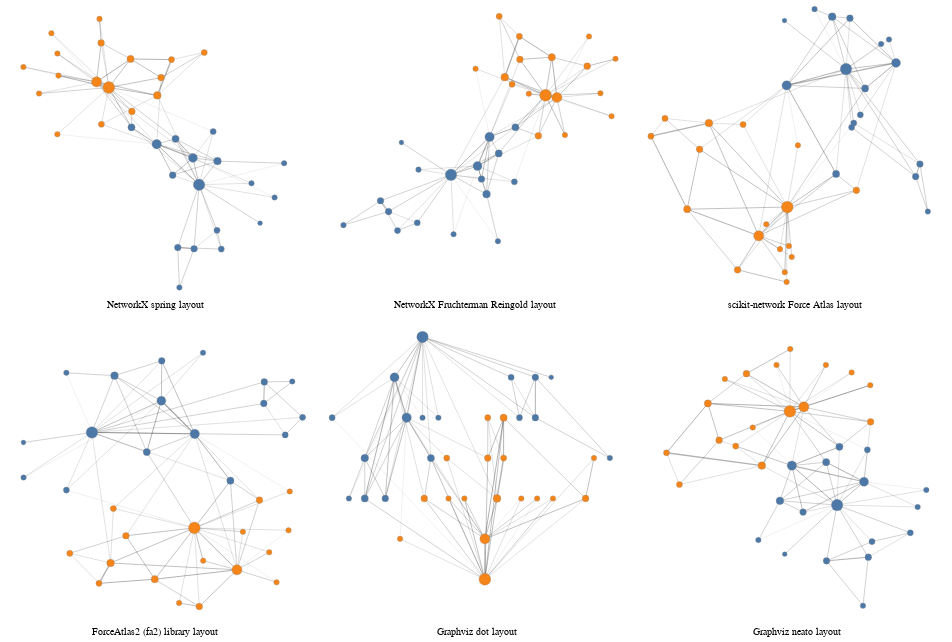

Notebook cell for this chart:
### Markdown cell above
Finally, iterate over the layouts, and render the corresponding graphs
in a grid with the specified number of columns.

### Code cell
from functools import reduce

cols = 3
res = None

for row in range((1+len(layout_fns)) // cols):
    row_charts = [
        chart_for_layout(layout_fns[i], captions[i])
        for i in range(row * cols, min((row+1) * cols, len(layout_fns)))
    ]
    row_chart = reduce(
        lambda a, x: a | x, row_charts[1:], row_charts[0]
    )

    res = row_chart if res is None else res & row_chart

res.configure_view(strokeWidth=0)

### Figure 1 — Vega-Lite specification as saved in the notebook (floating-point values rounded to 4 significant figures; data arrays with more than 128 entries replaced by an {"elided": "..."} marker saying what was removed)
{"$schema": "https://vega.github.io/schema/vega-lite/v5.8.0.json", "config": {"view": {"continuousHeight": 300, "continuousWidth": 300, "strokeWidth": 0}}, "datasets": {"data-1859e08d4d681f2eea058e26247f564e": [{"__node_r": 5.752, "__node_size": 132.4, "club": "Mr. Hi", "degree_centrality": 0.4848, "x": 109.1, "y": 108.6}, {"__node_r": 4.513, "__node_size": 81.45, "club": "Mr. Hi", "degree_centrality": 0.2727, "x": 83.02, "y": 93.76}, {"__node_r": 4.71, "__node_size": 88.73, "club": "Mr. Hi", "degree_centrality": 0.303, "x": 94.34, "y": 78.95}, {"__node_r": 3.861, "__node_size": 59.64, "club": "Mr. Hi", "degree_centrality": 0.1818, "x": 55.25, "y": 64.14}, {"__node_r": 3.075, "__node_size": 37.82, "club": "Mr. Hi", "degree_centrality": 0.09091, "x": 191.8, "y": 93.76}, {"__node_r": 3.357, "__node_size": 45.09, "club": "Mr. Hi", "degree_centrality": 0.1212, "x": 214.5, "y": 93.76}, {"__node_r": 3.357, "__node_size": 45.09, "club": "Mr. Hi", "degree_centrality": 0.1212, "x": 214.5, "y": 78.95}, {"__node_r": 3.357, "__node_size": 45.09, "club": "Mr. Hi", "degree_centrality": 0.1212, "x": 74.38, "y": 49.33}, {"__node_r": 3.618, "__node_size": 52.36, "club": "Mr. Hi", "degree_centrality": 0.1515, "x": 117.0, "y": 64.14}, {"__node_r": 2.763, "__node_size": 30.55, "club": "Officer", "degree_centrality": 0.06061, "x": 88.17, "y": 34.51}, {"__node_r": 3.075, "__node_size": 37.82, "club": "Mr. Hi", "degree_centrality": 0.09091, "x": 199.7, "y": 78.95}, {"__node_r": 2.412, "__node_size": 23.27, "club": "Mr. Hi", "degree_centrality": 0.0303, "x": 229.3, "y": 93.76}, {"__node_r": 2.763, "__node_size": 30.55, "club": "Mr. Hi", "degree_centrality": 0.06061, "x": 40.44, "y": 49.33}, {"__node_r": 3.618, "__node_size": 52.36, "club": "Mr. Hi", "degree_centrality": 0.1515, "x": 55.25, "y": 49.33}, {"__node_r": 2.763, "__node_size": 30.55, "club": "Officer", "degree_centrality": 0.06061, "x": 133.4, "y": 49.33}, {"__node_r": 2.763, "__node_size": 30.55, "club": "Officer", "degree_centrality": 0.06061, "x": 148.2, "y": 49.33}, {"__node_r": 2.763, "__node_size": 30.55, "club": "Mr. Hi", "degree_centrality": 0.06061, "x": 284, "y": 64.14}, {"__node_r": 2.763, "__node_size": 30.55, "club": "Mr. Hi", "degree_centrality": 0.06061, "x": 109.1, "y": 78.95}, {"__node_r": 2.763, "__node_size": 30.55, "club": "Officer", "degree_centrality": 0.06061, "x": 201.3, "y": 49.33}, {"__node_r": 3.075, "__node_size": 37.82, "club": "Mr. Hi", "degree_centrality": 0.09091, "x": 24.81, "y": 78.95}, {"__node_r": 2.763, "__node_size": 30.55, "club": "Officer", "degree_centrality": 0.06061, "x": 216.1, "y": 49.33}, {"__node_r": 2.763, "__node_size": 30.55, "club": "Mr. Hi", "degree_centrality": 0.06061, "x": 124.0, "y": 78.95}, {"__node_r": 2.763, "__node_size": 30.55, "club": "Officer", "degree_centrality": 0.06061, "x": 230.9, "y": 49.33}, {"__node_r": 3.618, "__node_size": 52.36, "club": "Officer", "degree_centrality": 0.1515, "x": 184.8, "y": 78.95}, {"__node_r": 3.075, "__node_size": 37.82, "club": "Officer", "degree_centrality": 0.09091, "x": 170.0, "y": 78.95}, {"__node_r": 3.075, "__node_size": 37.82, "club": "Officer", "degree_centrality": 0.09091, "x": 184.8, "y": 64.14}, {"__node_r": 2.763, "__node_size": 30.55, "club": "Officer", "degree_centrality": 0.06061, "x": 269.2, "y": 64.14}, {"__node_r": 3.357, "__node_size": 45.09, "club": "Officer", "degree_centrality": 0.1212, "x": 170.0, "y": 64.14}, {"__node_r": 3.075, "__node_size": 37.82, "club": "Officer", "degree_centrality": 0.09091, "x": 131.8, "y": 64.14}, {"__node_r": 3.357, "__node_size": 45.09, "club": "Officer", "degree_centrality": 0.1212, "x": 261.4, "y": 49.33}, {"__node_r": 3.357, "__node_size": 45.09, "club": "Officer", "degree_centrality": 0.1212, "x": 110.8, "y": 49.33}, {"__node_r": 3.861, "__node_size": 59.64, "club": "Officer", "degree_centrality": 0.1818, "x": 178.7, "y": 49.33}, {"__node_r": 5.081, "__node_size": 103.3, "club": "Officer", "degree_centrality": 0.3636, "x": 167.4, "y": 34.51}, {"__node_r": 5.908, "__node_size": 139.6, "club": "Officer", "degree_centrality": 0.5152, "x": 167.4, "y": 19.7}], "data-19cd25a2cb1af9f15029b7f687f86521": [{"__node_r": 5.752, "__node_size": 132.4, "club": "Mr. Hi", "degree_centrality": 0.4848, "x": 75.34, "y": 200.6}, {"__node_r": 4.513, "__node_size": 81.45, "club": "Mr. Hi", "degree_centrality": 0.2727, "x": 135.5, "y": 232.3}, {"__node_r": 4.71, "__node_size": 88.73, "club": "Mr. Hi", "degree_centrality": 0.303, "x": 164.4, "y": 199.1}, {"__node_r": 3.861, "__node_size": 59.64, "club": "Mr. Hi", "degree_centrality": 0.1818, "x": 94.91, "y": 257.4}, {"__node_r": 3.075, "__node_size": 37.82, "club": "Mr. Hi", "degree_centrality": 0.09091, "x": 242.8, "y": 198.1}, {"__node_r": 3.357, "__node_size": 45.09, "club": "Mr. Hi", "degree_centrality": 0.1212, "x": 224.7, "y": 251.1}, {"__node_r": 3.357, "__node_size": 45.09, "club": "Mr. Hi", "degree_centrality": 0.1212, "x": 224.3, "y": 229.6}, {"__node_r": 3.357, "__node_size": 45.09, "club": "Mr. Hi", "degree_centrality": 0.1212, "x": 135.9, "y": 272.1}, {"__node_r": 3.618, "__node_size": 52.36, "club": "Mr. Hi", "degree_centrality": 0.1515, "x": 195.4, "y": 152.3}, {"__node_r": 2.763, "__node_size": 30.55, "club": "Officer", "degree_centrality": 0.06061, "x": 246.8, "y": 141.6}, {"__node_r": 3.075, "__node_size": 37.82, "club": "Mr. Hi", "degree_centrality": 0.09091, "x": 257.9, "y": 215.7}, {"__node_r": 2.412, "__node_size": 23.27, "club": "Mr. Hi", "degree_centrality": 0.0303, "x": 16, "y": 190.5}, {"__node_r": 2.763, "__node_size": 30.55, "club": "Mr. Hi", "degree_centrality": 0.06061, "x": 53.19, "y": 260.1}, {"__node_r": 3.618, "__node_size": 52.36, "club": "Mr. Hi", "degree_centrality": 0.1515, "x": 122.9, "y": 181.0}, {"__node_r": 2.763, "__node_size": 30.55, "club": "Officer", "degree_centrality": 0.06061, "x": 229.0, "y": 80.78}, {"__node_r": 2.763, "__node_size": 30.55, "club": "Officer", "degree_centrality": 0.06061, "x": 171.8, "y": 72.35}, {"__node_r": 2.763, "__node_size": 30.55, "club": "Mr. Hi", "degree_centrality": 0.06061, "x": 249.0, "y": 251.5}, {"__node_r": 2.763, "__node_size": 30.55, "club": "Mr. Hi", "degree_centrality": 0.06061, "x": 16.1, "y": 155.5}, {"__node_r": 2.763, "__node_size": 30.55, "club": "Officer", "degree_centrality": 0.06061, "x": 245.7, "y": 102.7}, {"__node_r": 3.075, "__node_size": 37.82, "club": "Mr. Hi", "degree_centrality": 0.09091, "x": 53.21, "y": 142.9}, {"__node_r": 2.763, "__node_size": 30.55, "club": "Officer", "degree_centrality": 0.06061, "x": 235.4, "y": 50.69}, {"__node_r": 2.763, "__node_size": 30.55, "club": "Mr. Hi", "degree_centrality": 0.06061, "x": 171.6, "y": 280.3}, {"__node_r": 2.763, "__node_size": 30.55, "club": "Officer", "degree_centrality": 0.06061, "x": 206.2, "y": 101.2}, {"__node_r": 3.618, "__node_size": 52.36, "club": "Officer", "degree_centrality": 0.1515, "x": 129.8, "y": 53.76}, {"__node_r": 3.075, "__node_size": 37.82, "club": "Officer", "degree_centrality": 0.09091, "x": 56.16, "y": 79.69}, {"__node_r": 3.075, "__node_size": 37.82, "club": "Officer", "degree_centrality": 0.09091, "x": 81.46, "y": 49.67}, {"__node_r": 2.763, "__node_size": 30.55, "club": "Officer", "degree_centrality": 0.06061, "x": 150.9, "y": 30.05}, {"__node_r": 3.357, "__node_size": 45.09, "club": "Officer", "degree_centrality": 0.1212, "x": 104.8, "y": 97.24}, {"__node_r": 3.075, "__node_size": 37.82, "club": "Officer", "degree_centrality": 0.09091, "x": 93.95, "y": 124.5}, {"__node_r": 3.357, "__node_size": 45.09, "club": "Officer", "degree_centrality": 0.1212, "x": 168.4, "y": 26.5}, {"__node_r": 3.357, "__node_size": 45.09, "club": "Officer", "degree_centrality": 0.1212, "x": 220.6, "y": 132.9}, {"__node_r": 3.861, "__node_size": 59.64, "club": "Officer", "degree_centrality": 0.1818, "x": 91.48, "y": 70.01}, {"__node_r": 5.081, "__node_size": 103.3, "club": "Officer", "degree_centrality": 0.3636, "x": 201.0, "y": 63.17}, {"__node_r": 5.908, "__node_size": 139.6, "club": "Officer", "degree_centrality": 0.5152, "x": 164.2, "y": 105.1}], "data-2a2e019ca7cf8d73fb14fa870c3a3692": [{"__node_r": 5.752, "__node_size": 132.4, "club": "Mr. Hi", "degree_centrality": 0.4848, "x": 109.2, "y": 113.7}, {"__node_r": 4.513, "__node_size": 81.45, "club": "Mr. Hi", "degree_centrality": 0.2727, "x": 132.2, "y": 121.4}, {"__node_r": 4.71, "__node_size": 88.73, "club": "Mr. Hi", "degree_centrality": 0.303, "x": 142.7, "y": 146.6}, {"__node_r": 3.861, "__node_size": 59.64, "club": "Mr. Hi", "degree_centrality": 0.1818, "x": 140.0, "y": 96.93}, {"__node_r": 3.075, "__node_size": 37.82, "club": "Mr. Hi", "degree_centrality": 0.09091, "x": 79.95, "y": 72.16}, {"__node_r": 3.357, "__node_size": 45.09, "club": "Mr. Hi", "degree_centrality": 0.1212, "x": 48.11, "y": 91.22}, {"__node_r": 3.357, "__node_size": 45.09, "club": "Mr. Hi", "degree_centrality": 0.1212, "x": 55.11, "y": 81.88}, {"__node_r": 3.357, "__node_size": 45.09, "club": "Mr. Hi", "degree_centrality": 0.1212, "x": 135.6, "y": 110.1}, {"__node_r": 3.618, "__node_size": 52.36, "club": "Mr. Hi", "degree_centrality": 0.1515, "x": 165.0, "y": 154.9}, {"__node_r": 2.763, "__node_size": 30.55, "club": "Officer", "degree_centrality": 0.06061, "x": 130.5, "y": 205.7}, {"__node_r": 3.075, "__node_size": 37.82, "club": "Mr. Hi", "degree_centrality": 0.09091, "x": 62.85, "y": 65.35}, {"__node_r": 2.412, "__node_size": 23.27, "club": "Mr. Hi", "degree_centrality": 0.0303, "x": 66.23, "y": 141.7}, {"__node_r": 2.763, "__node_size": 30.55, "club": "Mr. Hi", "degree_centrality": 0.06061, "x": 149.9, "y": 56.18}, {"__node_r": 3.618, "__node_size": 52.36, "club": "Mr. Hi", "degree_centrality": 0.1515, "x": 150.6, "y": 132.2}, {"__node_r": 2.763, "__node_size": 30.55, "club": "Officer", "degree_centrality": 0.06061, "x": 176.7, "y": 183.9}, {"__node_r": 2.763, "__node_size": 30.55, "club": "Officer", "degree_centrality": 0.06061, "x": 207.9, "y": 148.1}, {"__node_r": 2.763, "__node_size": 30.55, "club": "Mr. Hi", "degree_centrality": 0.06061, "x": 16, "y": 70.08}, {"__node_r": 2.763, "__node_size": 30.55, "club": "Mr. Hi", "degree_centrality": 0.06061, "x": 111.4, "y": 62.16}, {"__node_r": 2.763, "__node_size": 30.55, "club": "Officer", "degree_centrality": 0.06061, "x": 228.8, "y": 233.7}, {"__node_r": 3.075, "__node_size": 37.82, "club": "Mr. Hi", "degree_centrality": 0.09091, "x": 164.1, "y": 107.7}, {"__node_r": 2.763, "__node_size": 30.55, "club": "Officer", "degree_centrality": 0.06061, "x": 248.3, "y": 164.5}, {"__node_r": 2.763, "__node_size": 30.55, "club": "Mr. Hi", "degree_centrality": 0.06061, "x": 81.02, "y": 118.2}, {"__node_r": 2.763, "__node_size": 30.55, "club": "Officer", "degree_centrality": 0.06061, "x": 238.7, "y": 184.4}, {"__node_r": 3.618, "__node_size": 52.36, "club": "Officer", "degree_centrality": 0.1515, "x": 196.6, "y": 215.6}, {"__node_r": 3.075, "__node_size": 37.82, "club": "Officer", "degree_centrality": 0.09091, "x": 151.0, "y": 251.0}, {"__node_r": 3.075, "__node_size": 37.82, "club": "Officer", "degree_centrality": 0.09091, "x": 168.5, "y": 233.7}, {"__node_r": 2.763, "__node_size": 30.55, "club": "Officer", "degree_centrality": 0.06061, "x": 251.8, "y": 214.2}, {"__node_r": 3.357, "__node_size": 45.09, "club": "Officer", "degree_centrality": 0.1212, "x": 168.9, "y": 213.7}, {"__node_r": 3.075, "__node_size": 37.82, "club": "Officer", "degree_centrality": 0.09091, "x": 162.1, "y": 192.2}, {"__node_r": 3.357, "__node_size": 45.09, "club": "Officer", "degree_centrality": 0.1212, "x": 227.3, "y": 207.8}, {"__node_r": 3.357, "__node_size": 45.09, "club": "Officer", "degree_centrality": 0.1212, "x": 184.9, "y": 147.5}, {"__node_r": 3.861, "__node_size": 59.64, "club": "Officer", "degree_centrality": 0.1818, "x": 155.8, "y": 198.3}, {"__node_r": 5.081, "__node_size": 103.3, "club": "Officer", "degree_centrality": 0.3636, "x": 201.0, "y": 180.7}, {"__node_r": 5.908, "__node_size": 139.6, "club": "Officer", "degree_centrality": 0.5152, "x": 191.2, "y": 182.6}], "data-3421c71d1f82e13ff4e4827f52438cee": {"elided": "156 records"}, "data-447c792c61bffbee459a3810625c0c72": [{"__node_r": 5.752, "__node_size": 132.4, "club": "Mr. Hi", "degree_centrality": 0.4848, "x": 176.4, "y": 105.1}, {"__node_r": 4.513, "__node_size": 81.45, "club": "Mr. Hi", "degree_centrality": 0.2727, "x": 172.7, "y": 128.3}, {"__node_r": 4.71, "__node_size": 88.73, "club": "Mr. Hi", "degree_centrality": 0.303, "x": 151.0, "y": 140.2}, {"__node_r": 3.861, "__node_size": 59.64, "club": "Mr. Hi", "degree_centrality": 0.1818, "x": 187.5, "y": 125.6}, {"__node_r": 3.075, "__node_size": 37.82, "club": "Mr. Hi", "degree_centrality": 0.09091, "x": 187.2, "y": 65.55}, {"__node_r": 3.357, "__node_size": 45.09, "club": "Mr. Hi", "degree_centrality": 0.1212, "x": 163.7, "y": 50.69}, {"__node_r": 3.357, "__node_size": 45.09, "club": "Mr. Hi", "degree_centrality": 0.1212, "x": 173.5, "y": 49.61}, {"__node_r": 3.357, "__node_size": 45.09, "club": "Mr. Hi", "degree_centrality": 0.1212, "x": 160.6, "y": 113.4}, {"__node_r": 3.618, "__node_size": 52.36, "club": "Mr. Hi", "degree_centrality": 0.1515, "x": 135.9, "y": 154.8}, {"__node_r": 2.763, "__node_size": 30.55, "club": "Officer", "degree_centrality": 0.06061, "x": 91.42, "y": 148.8}, {"__node_r": 3.075, "__node_size": 37.82, "club": "Mr. Hi", "degree_centrality": 0.09091, "x": 189.8, "y": 49.34}, {"__node_r": 2.412, "__node_size": 23.27, "club": "Mr. Hi", "degree_centrality": 0.0303, "x": 213.1, "y": 71.76}, {"__node_r": 2.763, "__node_size": 30.55, "club": "Mr. Hi", "degree_centrality": 0.06061, "x": 227.5, "y": 123.8}, {"__node_r": 3.618, "__node_size": 52.36, "club": "Mr. Hi", "degree_centrality": 0.1515, "x": 162.3, "y": 144.9}, {"__node_r": 2.763, "__node_size": 30.55, "club": "Officer", "degree_centrality": 0.06061, "x": 91.44, "y": 218.8}, {"__node_r": 2.763, "__node_size": 30.55, "club": "Officer", "degree_centrality": 0.06061, "x": 92.09, "y": 199.7}, {"__node_r": 2.763, "__node_size": 30.55, "club": "Mr. Hi", "degree_centrality": 0.06061, "x": 164.6, "y": 16}, {"__node_r": 2.763, "__node_size": 30.55, "club": "Mr. Hi", "degree_centrality": 0.06061, "x": 221.8, "y": 94.04}, {"__node_r": 2.763, "__node_size": 30.55, "club": "Officer", "degree_centrality": 0.06061, "x": 87.84, "y": 236.3}, {"__node_r": 3.075, "__node_size": 37.82, "club": "Mr. Hi", "degree_centrality": 0.09091, "x": 184.9, "y": 151.2}, {"__node_r": 2.763, "__node_size": 30.55, "club": "Officer", "degree_centrality": 0.06061, "x": 71.05, "y": 207.1}, {"__node_r": 2.763, "__node_size": 30.55, "club": "Mr. Hi", "degree_centrality": 0.06061, "x": 207.9, "y": 106.4}, {"__node_r": 2.763, "__node_size": 30.55, "club": "Officer", "degree_centrality": 0.06061, "x": 80.44, "y": 184.1}, {"__node_r": 3.618, "__node_size": 52.36, "club": "Officer", "degree_centrality": 0.1515, "x": 135.3, "y": 214.1}, {"__node_r": 3.075, "__node_size": 37.82, "club": "Officer", "degree_centrality": 0.09091, "x": 179.5, "y": 219.7}, {"__node_r": 3.075, "__node_size": 37.82, "club": "Officer", "degree_centrality": 0.09091, "x": 159.9, "y": 213.6}, {"__node_r": 2.763, "__node_size": 30.55, "club": "Officer", "degree_centrality": 0.06061, "x": 116.7, "y": 248.8}, {"__node_r": 3.357, "__node_size": 45.09, "club": "Officer", "degree_centrality": 0.1212, "x": 153.6, "y": 198.0}, {"__node_r": 3.075, "__node_size": 37.82, "club": "Officer", "degree_centrality": 0.09091, "x": 117.8, "y": 157.5}, {"__node_r": 3.357, "__node_size": 45.09, "club": "Officer", "degree_centrality": 0.1212, "x": 117.7, "y": 228.0}, {"__node_r": 3.357, "__node_size": 45.09, "club": "Officer", "degree_centrality": 0.1212, "x": 136.1, "y": 168.6}, {"__node_r": 3.861, "__node_size": 59.64, "club": "Officer", "degree_centrality": 0.1818, "x": 151.4, "y": 182.5}, {"__node_r": 5.081, "__node_size": 103.3, "club": "Officer", "degree_centrality": 0.3636, "x": 114.9, "y": 194.2}, {"__node_r": 5.908, "__node_size": 139.6, "club": "Officer", "degree_centrality": 0.5152, "x": 122.3, "y": 189.4}], "data-582eec9189bc878bdf12428f598ec301": [{"__node_r": 5.752, "__node_size": 132.4, "club": "Mr. Hi", "degree_centrality": 0.4848, "x": 146.7, "y": 127.9}, {"__node_r": 4.513, "__node_size": 81.45, "club": "Mr. Hi", "degree_centrality": 0.2727, "x": 164.7, "y": 151.2}, {"__node_r": 4.71, "__node_size": 88.73, "club": "Mr. Hi", "degree_centrality": 0.303, "x": 116.6, "y": 167.4}, {"__node_r": 3.861, "__node_size": 59.64, "club": "Mr. Hi", "degree_centrality": 0.1818, "x": 108.6, "y": 132.2}, {"__node_r": 3.075, "__node_size": 37.82, "club": "Mr. Hi", "degree_centrality": 0.09091, "x": 195.5, "y": 100.2}, {"__node_r": 3.357, "__node_size": 45.09, "club": "Mr. Hi", "degree_centrality": 0.1212, "x": 139.7, "y": 72.13}, {"__node_r": 3.357, "__node_size": 45.09, "club": "Mr. Hi", "degree_centrality": 0.1212, "x": 167.5, "y": 75.81}, {"__node_r": 3.357, "__node_size": 45.09, "club": "Mr. Hi", "degree_centrality": 0.1212, "x": 124.0, "y": 120.9}, {"__node_r": 3.618, "__node_size": 52.36, "club": "Mr. Hi", "degree_centrality": 0.1515, "x": 148.3, "y": 186.2}, {"__node_r": 2.763, "__node_size": 30.55, "club": "Officer", "degree_centrality": 0.06061, "x": 90.49, "y": 205.5}, {"__node_r": 3.075, "__node_size": 37.82, "club": "Mr. Hi", "degree_centrality": 0.09091, "x": 170.0, "y": 91.43}, {"__node_r": 2.412, "__node_size": 23.27, "club": "Mr. Hi", "degree_centrality": 0.0303, "x": 111.8, "y": 78.84}, {"__node_r": 2.763, "__node_size": 30.55, "club": "Mr. Hi", "degree_centrality": 0.06061, "x": 94.23, "y": 92.91}, {"__node_r": 3.618, "__node_size": 52.36, "club": "Mr. Hi", "degree_centrality": 0.1515, "x": 139.4, "y": 170.9}, {"__node_r": 2.763, "__node_size": 30.55, "club": "Officer", "degree_centrality": 0.06061, "x": 139.3, "y": 268.1}, {"__node_r": 2.763, "__node_size": 30.55, "club": "Officer", "degree_centrality": 0.06061, "x": 168.8, "y": 247.8}, {"__node_r": 2.763, "__node_size": 30.55, "club": "Mr. Hi", "degree_centrality": 0.06061, "x": 164.0, "y": 27.34}, {"__node_r": 2.763, "__node_size": 30.55, "club": "Mr. Hi", "degree_centrality": 0.06061, "x": 206.2, "y": 143.1}, {"__node_r": 2.763, "__node_size": 30.55, "club": "Officer", "degree_centrality": 0.06061, "x": 156.4, "y": 260.6}, {"__node_r": 3.075, "__node_size": 37.82, "club": "Mr. Hi", "degree_centrality": 0.09091, "x": 166.9, "y": 183.2}, {"__node_r": 2.763, "__node_size": 30.55, "club": "Officer", "degree_centrality": 0.06061, "x": 106.4, "y": 268.0}, {"__node_r": 2.763, "__node_size": 30.55, "club": "Mr. Hi", "degree_centrality": 0.06061, "x": 200.5, "y": 126.0}, {"__node_r": 2.763, "__node_size": 30.55, "club": "Officer", "degree_centrality": 0.06061, "x": 71.9, "y": 253.9}, {"__node_r": 3.618, "__node_size": 52.36, "club": "Officer", "degree_centrality": 0.1515, "x": 60.58, "y": 229.6}, {"__node_r": 3.075, "__node_size": 37.82, "club": "Officer", "degree_centrality": 0.09091, "x": 41.62, "y": 148.5}, {"__node_r": 3.075, "__node_size": 37.82, "club": "Officer", "degree_centrality": 0.09091, "x": 33.01, "y": 180.3}, {"__node_r": 2.763, "__node_size": 30.55, "club": "Officer", "degree_centrality": 0.06061, "x": 115.5, "y": 284}, {"__node_r": 3.357, "__node_size": 45.09, "club": "Officer", "degree_centrality": 0.1212, "x": 68.08, "y": 192.8}, {"__node_r": 3.075, "__node_size": 37.82, "club": "Officer", "degree_centrality": 0.09091, "x": 79.13, "y": 186.9}, {"__node_r": 3.357, "__node_size": 45.09, "club": "Officer", "degree_centrality": 0.1212, "x": 86.29, "y": 259.4}, {"__node_r": 3.357, "__node_size": 45.09, "club": "Officer", "degree_centrality": 0.1212, "x": 169.1, "y": 211.2}, {"__node_r": 3.861, "__node_size": 59.64, "club": "Officer", "degree_centrality": 0.1818, "x": 96.56, "y": 167.4}, {"__node_r": 5.081, "__node_size": 103.3, "club": "Officer", "degree_centrality": 0.3636, "x": 124.6, "y": 226.1}, {"__node_r": 5.908, "__node_size": 139.6, "club": "Officer", "degree_centrality": 0.5152, "x": 115.3, "y": 221.7}], "data-59ec161e364aa016830785f8399c1e8a": {"elided": "156 records"}, "data-89a70a53473d4e9b9794a8549d09f139": [{"__node_r": 5.752, "__node_size": 132.4, "club": "Mr. Hi", "degree_centrality": 0.4848, "x": 174.0, "y": 157.9}, {"__node_r": 4.513, "__node_size": 81.45, "club": "Mr. Hi", "degree_centrality": 0.2727, "x": 207.3, "y": 162.1}, {"__node_r": 4.71, "__node_size": 88.73, "club": "Mr. Hi", "degree_centrality": 0.303, "x": 134.4, "y": 147.1}, {"__node_r": 3.861, "__node_size": 59.64, "club": "Mr. Hi", "degree_centrality": 0.1818, "x": 164.8, "y": 192.9}, {"__node_r": 3.075, "__node_size": 37.82, "club": "Mr. Hi", "degree_centrality": 0.09091, "x": 179.2, "y": 122.0}, {"__node_r": 3.357, "__node_size": 45.09, "club": "Mr. Hi", "degree_centrality": 0.1212, "x": 220.4, "y": 86.26}, {"__node_r": 3.357, "__node_size": 45.09, "club": "Mr. Hi", "degree_centrality": 0.1212, "x": 223.3, "y": 94.66}, {"__node_r": 3.357, "__node_size": 45.09, "club": "Mr. Hi", "degree_centrality": 0.1212, "x": 176.6, "y": 191.9}, {"__node_r": 3.618, "__node_size": 52.36, "club": "Mr. Hi", "degree_centrality": 0.1515, "x": 167.4, "y": 88.08}, {"__node_r": 2.763, "__node_size": 30.55, "club": "Officer", "degree_centrality": 0.06061, "x": 141.9, "y": 107.1}, {"__node_r": 3.075, "__node_size": 37.82, "club": "Mr. Hi", "degree_centrality": 0.09091, "x": 177.8, "y": 119.1}, {"__node_r": 2.412, "__node_size": 23.27, "club": "Mr. Hi", "degree_centrality": 0.0303, "x": 133.0, "y": 190.3}, {"__node_r": 2.763, "__node_size": 30.55, "club": "Mr. Hi", "degree_centrality": 0.06061, "x": 153.0, "y": 197.9}, {"__node_r": 3.618, "__node_size": 52.36, "club": "Mr. Hi", "degree_centrality": 0.1515, "x": 186.7, "y": 145.0}, {"__node_r": 2.763, "__node_size": 30.55, "club": "Officer", "degree_centrality": 0.06061, "x": 130.0, "y": 37.91}, {"__node_r": 2.763, "__node_size": 30.55, "club": "Officer", "degree_centrality": 0.06061, "x": 133.2, "y": 22.5}, {"__node_r": 2.763, "__node_size": 30.55, "club": "Mr. Hi", "degree_centrality": 0.06061, "x": 228.5, "y": 62.93}, {"__node_r": 2.763, "__node_size": 30.55, "club": "Mr. Hi", "degree_centrality": 0.06061, "x": 197.4, "y": 174.7}, {"__node_r": 2.763, "__node_size": 30.55, "club": "Officer", "degree_centrality": 0.06061, "x": 120.8, "y": 54.43}, {"__node_r": 3.075, "__node_size": 37.82, "club": "Mr. Hi", "degree_centrality": 0.09091, "x": 183.6, "y": 127.5}, {"__node_r": 2.763, "__node_size": 30.55, "club": "Officer", "degree_centrality": 0.06061, "x": 135.9, "y": 39.94}, {"__node_r": 2.763, "__node_size": 30.55, "club": "Mr. Hi", "degree_centrality": 0.06061, "x": 202.7, "y": 177.7}, {"__node_r": 2.763, "__node_size": 30.55, "club": "Officer", "degree_centrality": 0.06061, "x": 137.8, "y": 32.69}, {"__node_r": 3.618, "__node_size": 52.36, "club": "Officer", "degree_centrality": 0.1515, "x": 68.11, "y": 64.52}, {"__node_r": 3.075, "__node_size": 37.82, "club": "Officer", "degree_centrality": 0.09091, "x": 53.33, "y": 125.1}, {"__node_r": 3.075, "__node_size": 37.82, "club": "Officer", "degree_centrality": 0.09091, "x": 43.97, "y": 113.2}, {"__node_r": 2.763, "__node_size": 30.55, "club": "Officer", "degree_centrality": 0.06061, "x": 134.4, "y": 16}, {"__node_r": 3.357, "__node_size": 45.09, "club": "Officer", "degree_centrality": 0.1212, "x": 76.4, "y": 104.5}, {"__node_r": 3.075, "__node_size": 37.82, "club": "Officer", "degree_centrality": 0.09091, "x": 105.4, "y": 121.0}, {"__node_r": 3.357, "__node_size": 45.09, "club": "Officer", "degree_centrality": 0.1212, "x": 101.7, "y": 24.13}, {"__node_r": 3.357, "__node_size": 45.09, "club": "Officer", "degree_centrality": 0.1212, "x": 180.9, "y": 77.13}, {"__node_r": 3.861, "__node_size": 59.64, "club": "Officer", "degree_centrality": 0.1818, "x": 82.63, "y": 122.0}, {"__node_r": 5.081, "__node_size": 103.3, "club": "Officer", "degree_centrality": 0.3636, "x": 115.8, "y": 46.8}, {"__node_r": 5.908, "__node_size": 139.6, "club": "Officer", "degree_centrality": 0.5152, "x": 134.8, "y": 65.97}], "data-b5cd3a720abfea92f4eb4d91a6bdc07f": {"elided": "156 records"}, "data-ba430ea5287c5d2c3f185c0821d1b151": {"elided": "156 records"}, "data-cbb996903de13b095cdc6e70d1844d51": {"elided": "156 records"}, "data-e3f23e6250a2547063d4eb4c40b84fbc": {"elided": "156 records"}}, "vconcat": [{"hconcat": [{"height": 300, "layer": [{"data": {"name": "data-ba430ea5287c5d2c3f185c0821d1b151"}, "encoding": {"color": {"value": "black"}, "detail": {"field": "edge", "type": "quantitative"}, "opacity": {"value": 0.3}, "strokeWidth": {"field": "weight", "legend": null, "scale": {"domain": [0, 1], "range": [0, 0.2]}, "type": "quantitative"}, "x": {"axis": {"domain": false, "grid": false, "labels": false, "ticks": false, "title": ""}, "field": "x", "type": "quantitative"}, "y": {"axis": {"domain": false, "grid": false, "labels": false, "ticks": false, "title": ""}, "field": "y", "type": "quantitative"}}, "mark": {"type": "line"}}, {"data": {"name": "data-447c792c61bffbee459a3810625c0c72"}, "encoding": {"fill": {"field": "club", "legend": null, "type": "nominal"}, "opacity": {"value": 1}, "size": {"field": "degree_centrality", "legend": null, "scale": {"domain": [0, 1], "range": [16, 256]}, "type": "quantitative"}, "stroke": {"value": "#888"}, "strokeWidth": {"value": 0.3}, "tooltip": [{"field": "club", "type": "nominal"}], "x": {"axis": {"domain": false, "grid": false, "labels": false, "ticks": false, "title": ""}, "field": "x", "type": "quantitative"}, "y": {"axis": {"domain": false, "grid": false, "labels": false, "ticks": false, "title": ""}, "field": "y", "type": "quantitative"}}, "mark": {"type": "circle"}}], "resolve": {"scale": {"color": "independent", "fill": "independent", "opacity": "independent", "size": "independent", "strokeWidth": "independent"}}, "title": {"baseline": "bottom", "fontSize": 10, "fontWeight": "normal", "orient": "bottom", "text": "NetworkX spring layout"}, "width": 300}, {"height": 300, "layer": [{"data": {"name": "data-e3f23e6250a2547063d4eb4c40b84fbc"}, "encoding": {"color": {"value": "black"}, "detail": {"field": "edge", "type": "quantitative"}, "opacity": {"value": 0.3}, "strokeWidth": {"field": "weight", "legend": null, "scale": {"domain": [0, 1], "range": [0, 0.2]}, "type": "quantitative"}, "x": {"axis": {"domain": false, "grid": false, "labels": false, "ticks": false, "title": ""}, "field": "x", "type": "quantitative"}, "y": {"axis": {"domain": false, "grid": false, "labels": false, "ticks": false, "title": ""}, "field": "y", "type": "quantitative"}}, "mark": {"type": "line"}}, {"data": {"name": "data-2a2e019ca7cf8d73fb14fa870c3a3692"}, "encoding": {"fill": {"field": "club", "legend": null, "type": "nominal"}, "opacity": {"value": 1}, "size": {"field": "degree_centrality", "legend": null, "scale": {"domain": [0, 1], "range": [16, 256]}, "type": "quantitative"}, "stroke": {"value": "#888"}, "strokeWidth": {"value": 0.3}, "tooltip": [{"field": "club", "type": "nominal"}], "x": {"axis": {"domain": false, "grid": false, "labels": false, "ticks": false, "title": ""}, "field": "x", "type": "quantitative"}, "y": {"axis": {"domain": false, "grid": false, "labels": false, "ticks": false, "title": ""}, "field": "y", "type": "quantitative"}}, "mark": {"type": "circle"}}], "resolve": {"scale": {"color": "independent", "fill": "independent", "opacity": "independent", "size": "independent", "strokeWidth": "independent"}}, "title": {"baseline": "bottom", "fontSize": 10, "fontWeight": "normal", "orient": "bottom", "text": "NetworkX Fruchterman Reingold layout"}, "width": 300}, {"height": 300, "layer": [{"data": {"name": "data-cbb996903de13b095cdc6e70d1844d51"}, "encoding": {"color": {"value": "black"}, "detail": {"field": "edge", "type": "quantitative"}, "opacity": {"value": 0.3}, "strokeWidth": {"field": "weight", "legend": null, "scale": {"domain": [0, 1], "range": [0, 0.2]}, "type": "quantitative"}, "x": {"axis": {"domain": false, "grid": false, "labels": false, "ticks": false, "title": ""}, "field": "x", "type": "quantitative"}, "y": {"axis": {"domain": false, "grid": false, "labels": false, "ticks": false, "title": ""}, "field": "y", "type": "quantitative"}}, "mark": {"type": "line"}}, {"data": {"name": "data-89a70a53473d4e9b9794a8549d09f139"}, "encoding": {"fill": {"field": "club", "legend": null, "type": "nominal"}, "opacity": {"value": 1}, "size": {"field": "degree_centrality", "legend": null, "scale": {"domain": [0, 1], "range": [16, 256]}, "type": "quantitative"}, "stroke": {"value": "#888"}, "strokeWidth": {"value": 0.3}, "tooltip": [{"field": "club", "type": "nominal"}], "x": {"axis": {"domain": false, "grid": false, "labels": false, "ticks": false, "title": ""}, "field": "x", "type": "quantitative"}, "y": {"axis": {"domain": false, "grid": false, "labels": false, "ticks": false, "title": ""}, "field": "y", "type": "quantitative"}}, "mark": {"type": "circle"}}], "resolve": {"scale": {"color": "independent", "fill": "independent", "opacity": "independent", "size": "independent", "strokeWidth": "independent"}}, "title": {"baseline": "bottom", "fontSize": 10, "fontWeight": "normal", "orient": "bottom", "text": "scikit-network Force Atlas layout"}, "width": 300}]}, {"hconcat": [{"height": 300, "layer": [{"data": {"name": "data-b5cd3a720abfea92f4eb4d91a6bdc07f"}, "encoding": {"color": {"value": "black"}, "detail": {"field": "edge", "type": "quantitative"}, "opacity": {"value": 0.3}, "strokeWidth": {"field": "weight", "legend": null, "scale": {"domain": [0, 1], "range": [0, 0.2]}, "type": "quantitative"}, "x": {"axis": {"domain": false, "grid": false, "labels": false, "ticks": false, "title": ""}, "field": "x", "type": "quantitative"}, "y": {"axis": {"domain": false, "grid": false, "labels": false, "ticks": false, "title": ""}, "field": "y", "type": "quantitative"}}, "mark": {"type": "line"}}, {"data": {"name": "data-19cd25a2cb1af9f15029b7f687f86521"}, "encoding": {"fill": {"field": "club", "legend": null, "type": "nominal"}, "opacity": {"value": 1}, "size": {"field": "degree_centrality", "legend": null, "scale": {"domain": [0, 1], "range": [16, 256]}, "type": "quantitative"}, "stroke": {"value": "#888"}, "strokeWidth": {"value": 0.3}, "tooltip": [{"field": "club", "type": "nominal"}], "x": {"axis": {"domain": false, "grid": false, "labels": false, "ticks": false, "title": ""}, "field": "x", "type": "quantitative"}, "y": {"axis": {"domain": false, "grid": false, "labels": false, "ticks": false, "title": ""}, "field": "y", "type": "quantitative"}}, "mark": {"type": "circle"}}], "resolve": {"scale": {"color": "independent", "fill": "independent", "opacity": "independent", "size": "independent", "strokeWidth": "independent"}}, "title": {"baseline": "bottom", "fontSize": 10, "fontWeight": "normal", "orient": "bottom", "text": "ForceAtlas2 (fa2) library layout"}, "width": 300}, {"height": 300, "layer": [{"data": {"name": "data-59ec161e364aa016830785f8399c1e8a"}, "encoding": {"color": {"value": "black"}, "detail": {"field": "edge", "type": "quantitative"}, "opacity": {"value": 0.3}, "strokeWidth": {"field": "weight", "legend": null, "scale": {"domain": [0, 1], "range": [0, 0.2]}, "type": "quantitative"}, "x": {"axis": {"domain": false, "grid": false, "labels": false, "ticks": false, "title": ""}, "field": "x", "type": "quantitative"}, "y": {"axis": {"domain": false, "grid": false, "labels": false, "ticks": false, "title": ""}, "field": "y", "type": "quantitative"}}, "mark": {"type": "line"}}, {"data": {"name": "data-1859e08d4d681f2eea058e26247f564e"}, "encoding": {"fill": {"field": "club", "legend": null, "type": "nominal"}, "opacity": {"value": 1}, "size": {"field": "degree_centrality", "legend": null, "scale": {"domain": [0, 1], "range": [16, 256]}, "type": "quantitative"}, "stroke": {"value": "#888"}, "strokeWidth": {"value": 0.3}, "tooltip": [{"field": "club", "type": "nominal"}], "x": {"axis": {"domain": false, "grid": false, "labels": false, "ticks": false, "title": ""}, "field": "x", "type": "quantitative"}, "y": {"axis": {"domain": false, "grid": false, "labels": false, "ticks": false, "title": ""}, "field": "y", "type": "quantitative"}}, "mark": {"type": "circle"}}], "resolve": {"scale": {"color": "independent", "fill": "independent", "opacity": "independent", "size": "independent", "strokeWidth": "independent"}}, "title": {"baseline": "bottom", "fontSize": 10, "fontWeight": "normal", "orient": "bottom", "text": "Graphviz dot layout"}, "width": 300}, {"height": 300, "layer": [{"data": {"name": "data-3421c71d1f82e13ff4e4827f52438cee"}, "encoding": {"color": {"value": "black"}, "detail": {"field": "edge", "type": "quantitative"}, "opacity": {"value": 0.3}, "strokeWidth": {"field": "weight", "legend": null, "scale": {"domain": [0, 1], "range": [0, 0.2]}, "type": "quantitative"}, "x": {"axis": {"domain": false, "grid": false, "labels": false, "ticks": false, "title": ""}, "field": "x", "type": "quantitative"}, "y": {"axis": {"domain": false, "grid": false, "labels": false, "ticks": false, "title": ""}, "field": "y", "type": "quantitative"}}, "mark": {"type": "line"}}, {"data": {"name": "data-582eec9189bc878bdf12428f598ec301"}, "encoding": {"fill": {"field": "club", "legend": null, "type": "nominal"}, "opacity": {"value": 1}, "size": {"field": "degree_centrality", "legend": null, "scale": {"domain": [0, 1], "range": [16, 256]}, "type": "quantitative"}, "stroke": {"value": "#888"}, "strokeWidth": {"value": 0.3}, "tooltip": [{"field": "club", "type": "nominal"}], "x": {"axis": {"domain": false, "grid": false, "labels": false, "ticks": false, "title": ""}, "field": "x", "type": "quantitative"}, "y": {"axis": {"domain": false, "grid": false, "labels": false, "ticks": false, "title": ""}, "field": "y", "type": "quantitative"}}, "mark": {"type": "circle"}}], "resolve": {"scale": {"color": "independent", "fill": "independent", "opacity": "independent", "size": "independent", "strokeWidth": "independent"}}, "title": {"baseline": "bottom", "fontSize": 10, "fontWeight": "normal", "orient": "bottom", "text": "Graphviz neato layout"}, "width": 300}]}]}
